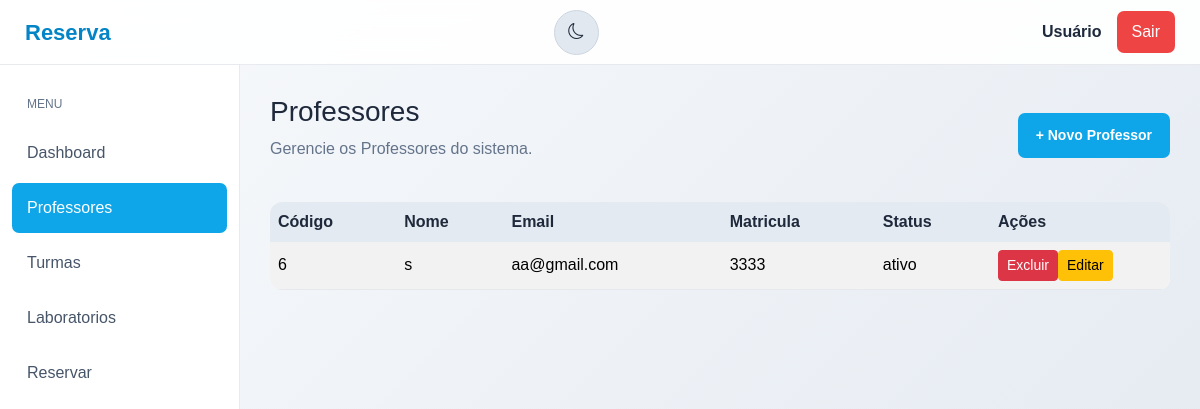
/professores.php (signed in), run on an earlier commit of the app's database.
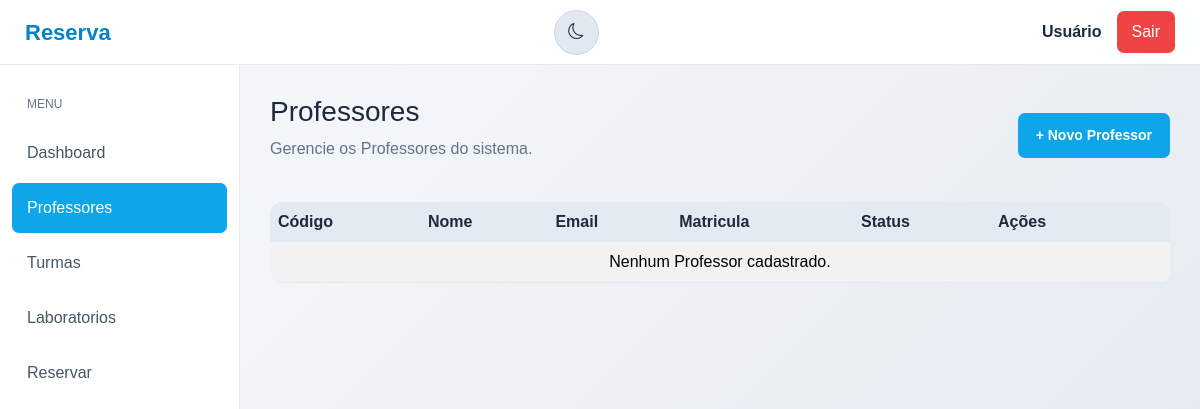
And on a later commit of the database.
### tables this page shows
CREATE TABLE `professores` (
  `id` int(11) NOT NULL,
  `nm_professor` varchar(200) NOT NULL,
  `matricula` int(11) NOT NULL,
  `status` enum('ativo','inativo') NOT NULL,
  `ds_email` varchar(200) NOT NULL
);

### inc/trocar_tema.php (called while the page is built, shortened)
<?php
$tema = $_COOKIE['tema'] ?? "claro";
if ($tema == "claro") {
    $arquivo = "css/claro/tema_claro.css";
} else {
    $arquivo = "css/escuro/tema_escuro.css";
}
?>

### professores.php (the view, shortened to what this page needs)
<?php
include_once('inc/config.php');
include_once('inc/trocar_tema.php');
$sql = "SELECT * FROM professores  WHERE status = 'ativo'";
$result = $conexao->query($sql);
?>
<!DOCTYPE html>
<html lang="pt-BR">
<head>
    <link rel="stylesheet" href="https://cdn.jsdelivr.net/npm/bootstrap-icons@1.13.1/font/bootstrap-icons.min.css">
    <link href="https://cdn.jsdelivr.net/npm/bootstrap@5.3.3/dist/css/bootstrap.min.css" rel="stylesheet">
    <link href=<?php echo $arquivo ?> rel="stylesheet">
</head>
<body>
    <nav class="navbar">
        <div class="logo">Reserva</div>
        <form method="post" class="botao-tema">
            <button class="btn btn-tema" value="professores" type="submit" name="tema" id="themeButton">
                <?php if ($tema == "claro"): ?>
                    <i class="bi bi-moon"></i>
                <?php else: ?>
                    <i class="bi bi-sun"></i>
                <?php endif; ?>
            </button>
        </form>
        <div class="usuario">
            <div class="usuario-info">
                <div class="usuario-nome">
                    <?php echo $_SESSION['nome'] ?? 'Usuário'; ?>
                </div>
            </div>
            <a href="logout.php" class="btn-sair">Sair</a>
        </div>
    </nav>
    <aside class="sidebar">
        <div class="menu">
            <div class="menu-titulo">Menu</div>
            <a href="index.php">
                <span>Dashboard</span>
            </a>
            <a href="professores.php" class="ativo">
                <span>Professores</span>
            </a>
            <a href="turmas.php">
                <span>Turmas</span>
            </a>
            <a href="laboratorios.php">
                <span>Laboratorios</span>
            </a>
            <a href="Reservar.php">
                <span>Reservar</span>
            </a>
        </div>
    </aside>
    <main class="conteudo">
        <div class="cabecalho-pagina">
            <div>
                <h1>Professores</h1>
                <p>Gerencie os Professores do sistema.</p>
            </div>
            <button type="button" class="btn btn-adicionar btn-sm" data-toggle="modal"
                data-target="#modalNovoProfessores">
                + Novo Professor
            </button>
        </div>
        <table class="table table-striped table-hover">
            <thead class="thead-dark">
                <tr>
                    <th>Código</th>
                    <th>Nome</th>
                    <th>Email</th>
                    <th>Matricula</th>
                    <th>Status</th>
                    <th width="180">Ações</th>
                </tr>
            </thead>
            <tbody>
                <?php if ($result->num_rows > 0): ?>
                    <?php while ($linha = $result->fetch_assoc()): ?>
                        <tr>
                            <td><?= htmlspecialchars($linha['id']) ?></td>
                            <td><?= htmlspecialchars($linha['nm_professor']) ?></td>
                            <td><?= htmlspecialchars($linha['ds_email']) ?></td>
                            <td><?= htmlspecialchars($linha['matricula']) ?></td>
                            <td><?= htmlspecialchars($linha['status']) ?></td>
                            <td>
                                <div class="d-flex">
                                    <form action="professores.php" method="post" class="mr-2">
                                        <button type="submit" name="excluir" class="btn btn-danger btn-sm"
                                            onclick="return confirm('Tem certeza que deseja excluir?')">Excluir</button>
                                    </form>
                                    <button type="button" class="btn btn-warning btn-editar btn-sm"
                                        data-id="<?= $linha['id'] ?>"
                                        data-nome="<?= htmlspecialchars($linha['nm_professor']) ?>"
                                        data-email="<?= $linha['ds_email'] ?>"
                                        data-status="<?= htmlspecialchars($linha['status']) ?>" data
                                        data-matricula="<?= htmlspecialchars($linha['matricula']) ?>" data-toggle="modal"
                                        data-target="#modalEditarProfessores">
                                        Editar
                                    </button>
                                </div>
                            </td>
                        </tr>
                    <?php endwhile; ?>
                <?php else: ?>
                    <tr>
                        <td colspan="9" class="text-center">Nenhum Professor cadastrado.</td>
                    </tr>
                <?php endif; ?>
            </tbody>
        </table>
    </main>
</body>
</html>

What changed in the data, as far as the page shows it:
removed professores: id "6", nm_professor "s", ds_email "aa@gmail.com", matricula "3333", status "ativo"
Also different on the page:
text now shown: "Nenhum Professor cadastrado."
